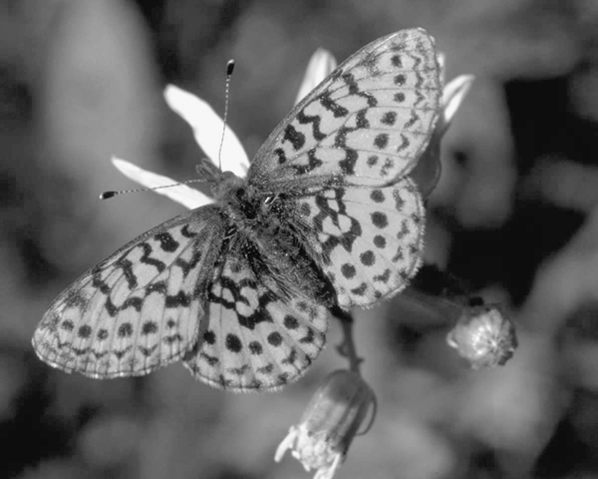
#> input picture butterfly.png, 598 x 479 px
$ jupyter execute --allow-errors test.ipynb
#> lines starting #> are read from the running program, lines starting #| are printed output that depends on the picture
[cell 1]
# imports

import numpy
import scipy
from scipy import ndimage
import matplotlib.image as mpimg
import matplotlib.pyplot as plt
from scipy.ndimage import gaussian_filter
from skimage.filters import sobel
from skimage.color import rgb2gray
from skimage.transform import rescale, resize, downscale_local_mean

[cell 2]
def scaled_images (image, *args, **kwargs):
    #default values
#> called with image = 'butterfly.png'
    scale_factor = kwargs.get('scale_factor', 2)
    n_scales = kwargs.get('n_scales', 5)
    sig = kwargs.get('sigma',  (2 * scale_factor / 6.0) )

    # import image
    img = mpimg.imread(image)
#> img is the input picture: shape (479, 598) float32; min 0.0235, max 0.984, mean 0.398
    yM, xN= img.shape
#> yM = 479; xN = 598

    # output image
    pyramidImg = numpy.zeros( (yM, (2 * xN)) )
    pyramidImg[0:yM, 0:xN] = img #origional input image
    pyramidEdge = numpy.zeros( (yM, (2 * xN)) )

    smallImg = img
    prevY, prevX = 0, xN
#> prevY = 0; prevX = 598
    for x in range(n_scales):
        # removes high frequency component of the image
        imgGaus = gaussian_filter(smallImg, sigma=sig)
        # down sample
        imgDown = imgGaus[::scale_factor, ::scale_factor]
        # display, place in pyramidImg with offset
        smallY, smallX = imgDown.shape
        smallY = smallY + prevY
        smallX = smallX + xN
        pyramidImg[prevY:smallY,xN:smallX] = imgDown
        sobelP
        prevY = smallY
        smallImg = imgDown
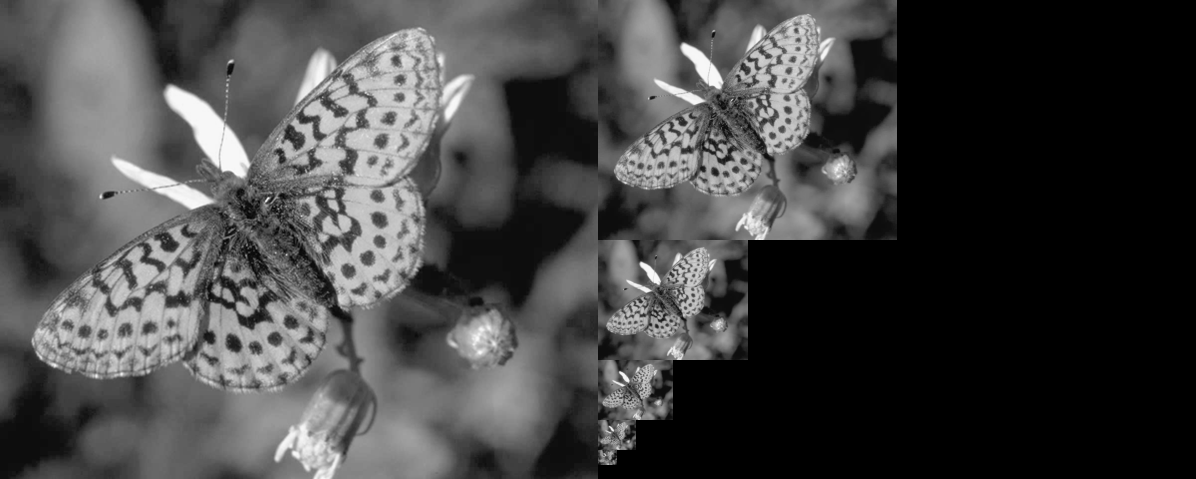
#> pyramidImg: shape (479, 1196) float64; min 0, max 0.984, mean 0.265

    pyramid = plt.imshow(pyramidImg, cmap='gray',interpolation='nearest')

    return pyramidImg

[cell 3]
def sobelP (img, pyramidEd):
    sobelX = ndimage.sobel(img, 0)  # horizontal derivative
    sobelY = ndimage.sobel(img, 1)  # vertical derivative
    sobelMag = numpy.hypot(sobelX, sobelY)  # magnitude
    sobelMag *= 255.0 / numpy.max(sobelMag)  # normalize (Q&D)
    plt.imshow(sobelMag, cmap='gray')
    # plt.imsave('butterfly _pyramid_edges.jpg', sobelMag, cmap='gray')
    pyramidEd[prevY:smallY,xN:smallX] = sobelMag
    return sobelMag

[cell 4]
scale1 = scaled_images('butterfly.png')

[cell 5]
scale2 = scaled_images('butterfly.png', scale_factor=3, n_scales=10, sigma=5)
#> call 2 of scaled_images, with image = 'butterfly.png'
#> the loop in scaled_images (call 2), `for x in range(n_scales):` made 10 passes
#> (imgGaus, imgDown, smallImg) on passes 6 to 10: ([[0.392, 0.392, 0.392], [0.392, 0.392, 0.392]], [0.392], [0.392]), ([0.392], [0.392], [0.392]), ([0.392], [0.392], [0.392]), ([0.392], [0.392], [0.392]), ([0.392], [0.392], [0.392])
#> smallImg on pass 5: [[0.395, 0.392, 0.389], [0.395, 0.392, 0.389]]
#> after the loop in scaled_images (call 2), `for x in range(n_scales):`:
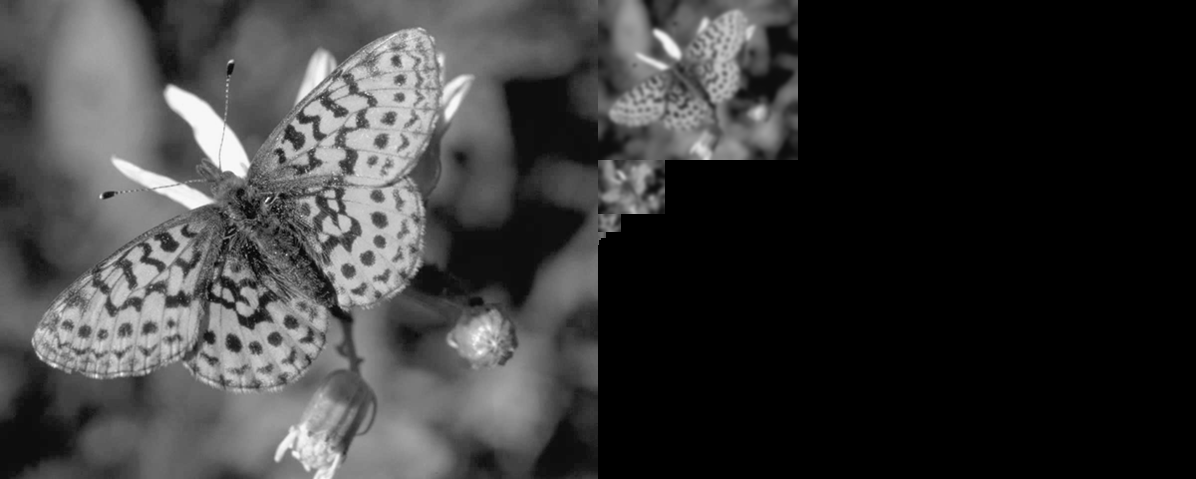
#> pyramidImg: shape (479, 1196) float64; min 0, max 0.984, mean 0.224

[cell 6]
def corner_detection (image, *args, **kwargs):
#> called with image = 'butterfly.png'
    thresholding =  kwargs.get('thresholding', .1) # used for step 4
    minDist = kwargs.get('minDist', 10)  # used for step 5 minimum distance between corners used for non-maximum suppression
    responce = kwargs.get('responce', 1) # used for Step 3, implement two options for computing corner response:
    alpha = kwargs.get('alpha', .05)     # (1) 𝑅 = det(𝑀) − 𝛼 ∗ 𝑡𝑟𝑎𝑐𝑒(𝑀) 2. (Set 𝛼 = 0.05 as default value.)
                                         # (2) 𝑅 = det(𝑀) / (𝑡𝑟𝑎𝑐𝑒(𝑀) + 10−6)


    img = mpimg.imread(image)
    img = rgb2gray(img)
    img = numpy.array(img)

    # Setp 1 apply gausian to images, use soble to find derivative in x y direction
    libGaus = gaussian_filter(img, sigma=1)
    sobelX = ndimage.sobel(libGaus, 0)  # horizontal derivative
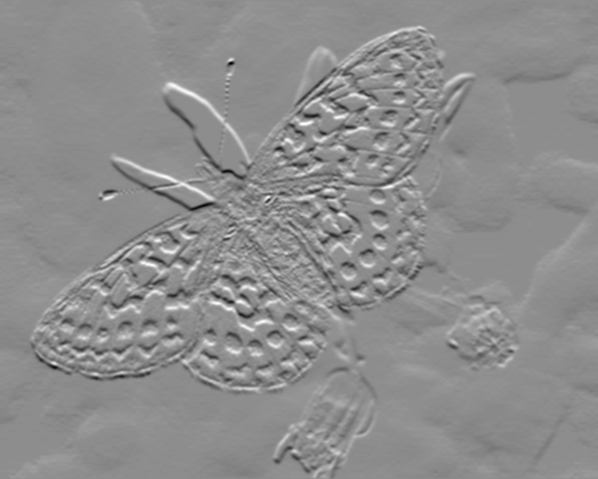
#> sobelX: shape (479, 598) float32; min -1.48, max 1.18, mean 4.02e-05; drawn with min black and max white
    sobelY = ndimage.sobel(libGaus, 1)  # vertical derivative
    # plt.imshow(sobelX, cmap='gray') # test

    # Step 2 second moment matrix in a guassian window around each pixle
    # products of derivatives at each pixle
    derive2X = sobelX**2
    derive2Y = sobelY**2
    deriveXY = sobelY*sobelX
    # gaussian window
    S2X = (gaussian_filter(derive2X, sigma=1)) * derive2X
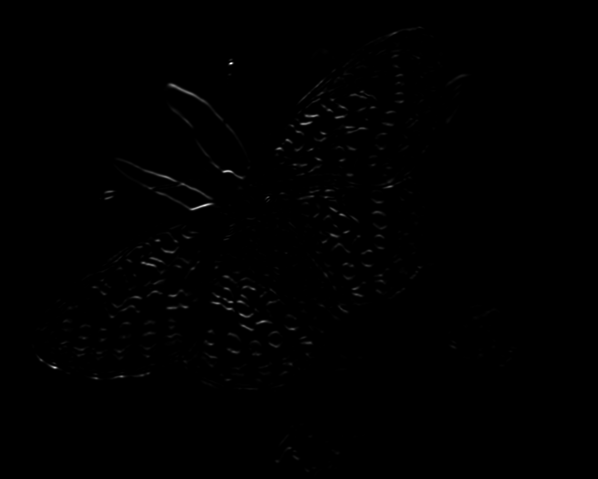
#> S2X: shape (479, 598) float32; min 0, max 2.74, mean 0.00852; drawn with min black and max white
    S2Y = (gaussian_filter(derive2Y, sigma=1)) * derive2Y
    SXY = (gaussian_filter(deriveXY, sigma=1)) * deriveXY

    # Step 3 R = corner responce function
    det = (S2X * S2Y) - (SXY**2)
    trace = S2X + S2Y
    M = [[S2X,SXY],[SXY,S2Y]]
    M = numpy.matrix('1 2; 3 4')
    #M = numpy.matrix('S2X SXY; SXY S2Y')
    #M = [[1, 2], [3, 4]]
    det = numpy.linalg.det(M)


    #trace = numpy.trace(M)
    #if responce == 1:
    R = det - (alpha * (trace ** 2)) #R.shape (479, 598)
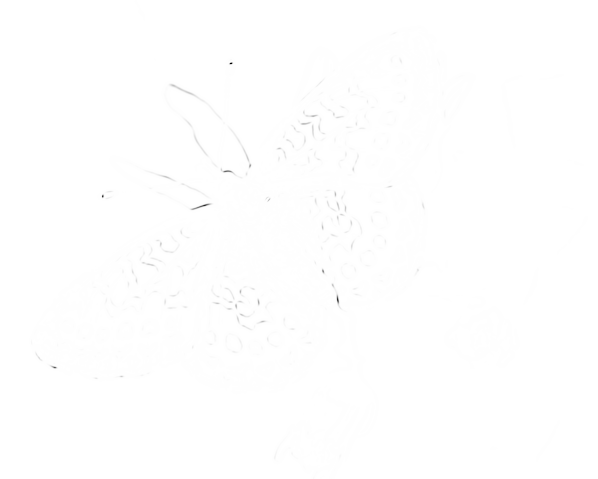
#> R: shape (479, 598) float32; min -2.38, max -2, mean -2; drawn with min black and max white
   # elif responce == 2:
      #  R = det / (trace + 10**-6)


    #plt.imshow(M) #, cmap='Reds_r')

    return R[0,0]

[cell 7]
corner_detection ('butterfly.png')

[cell 8]
corner_detection ('checkerboard.jpg')
#> call 2 of corner_detection, with image = 'checkerboard.jpg'
#> in corner_detection (call 2), `thresholding =  kwargs.get('thresholding', .1)`: thresholding = 0.1
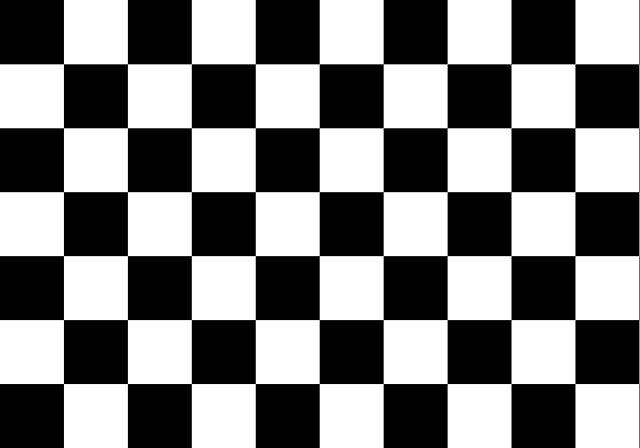
#> input picture checkerboard.jpg, 640 x 448 px
#> in corner_detection, img is the input picture: shape (448, 640, 3); min 0, max 255, mean 127.5
#> in corner_detection (call 2), `deriveXY = sobelY*sobelX`:
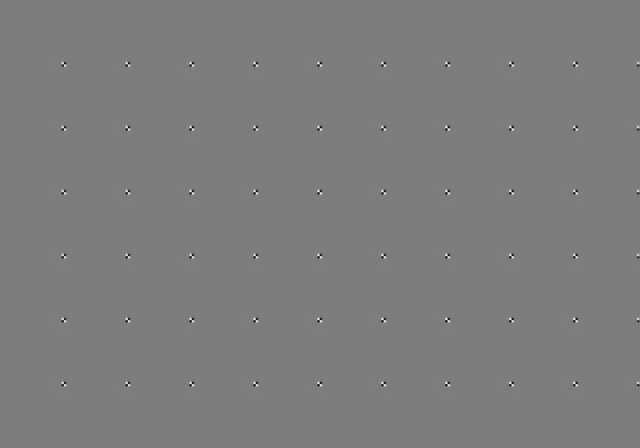
#> deriveXY: shape (448, 640) float64; min -1.05, max 1.08, mean -1.45e-08; drawn with min black and max white
#> in corner_detection (call 2), `trace = S2X + S2Y`:
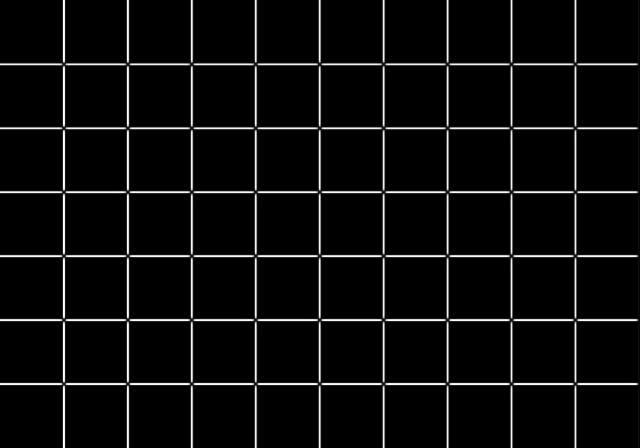
#> trace: shape (448, 640) float64; min 0, max 30.09, mean 1.5; drawn with min black and max white
#> in corner_detection (call 2), `R = det - (alpha * (trace ** 2))`:
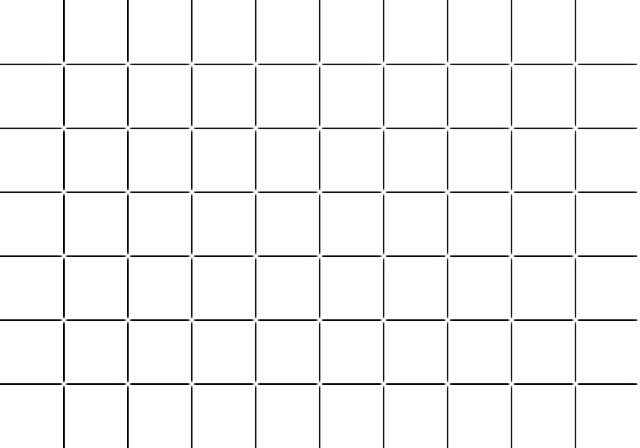
#> R: shape (448, 640) float64; min -47.28, max -2, mean -3.71; drawn with min black and max white

#> (a cell that did not finish here is left out)

[cell 10]
img = mpimg.imread('butterfly.png')
img = rgb2gray(img)
img = numpy.array(img)
#Harris corner detection using skimage library
from skimage.feature import corner_harris, corner_peaks
# print corner_harris(ximage)
coords = corner_peaks(corner_harris(img))
#> coords = 8815 pairs, first value 1 to 477, second value 1 to 596

fig, ax = plt.subplots()
ax.imshow(img, interpolation='nearest', cmap=plt.cm.gray)
ax.plot(coords[:, 1], coords[:, 0], '.r', markersize=3)
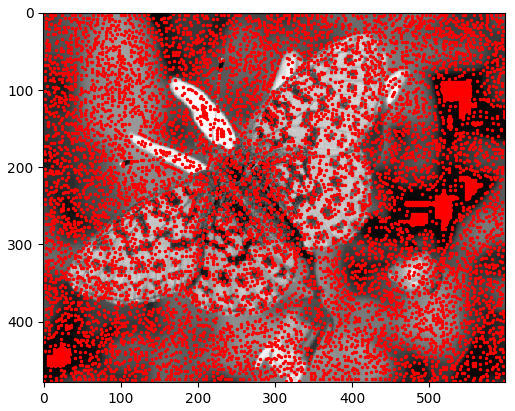
#> figure drawn by matplotlib, 1 panel

[cell 11]
# import image
img = mpimg.imread('butterfly.png')
img = rgb2gray(img)
img = numpy.array(img)

for y in range(len(img)):
    img[y,:]
